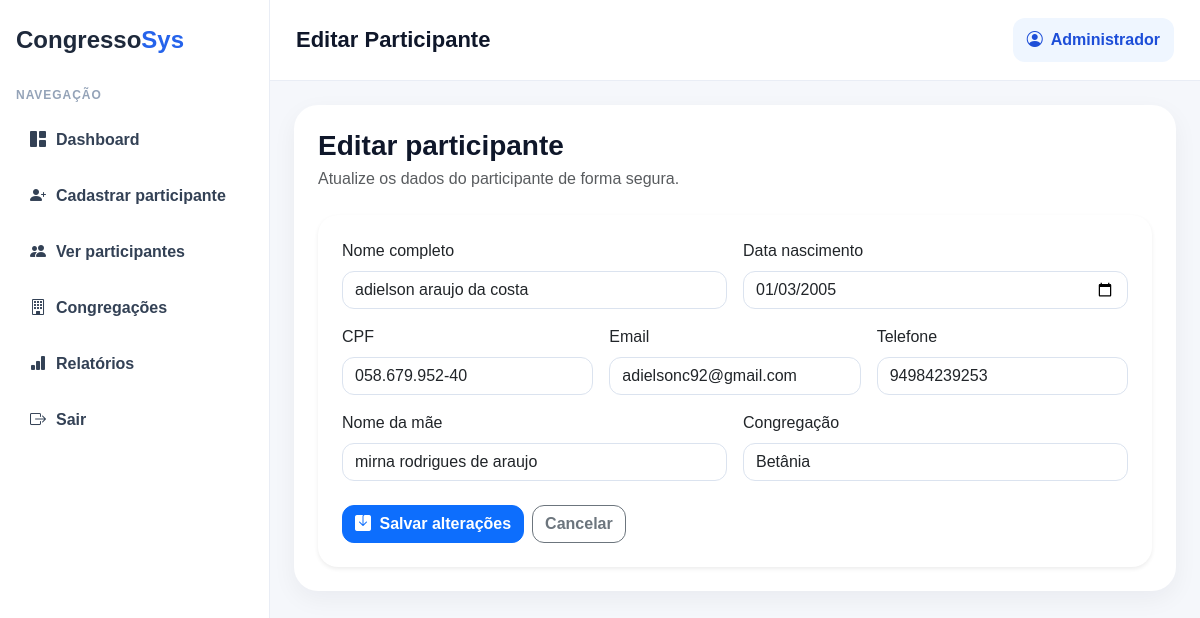
Before: /participantes/1/editar (signed in) with the older database file.
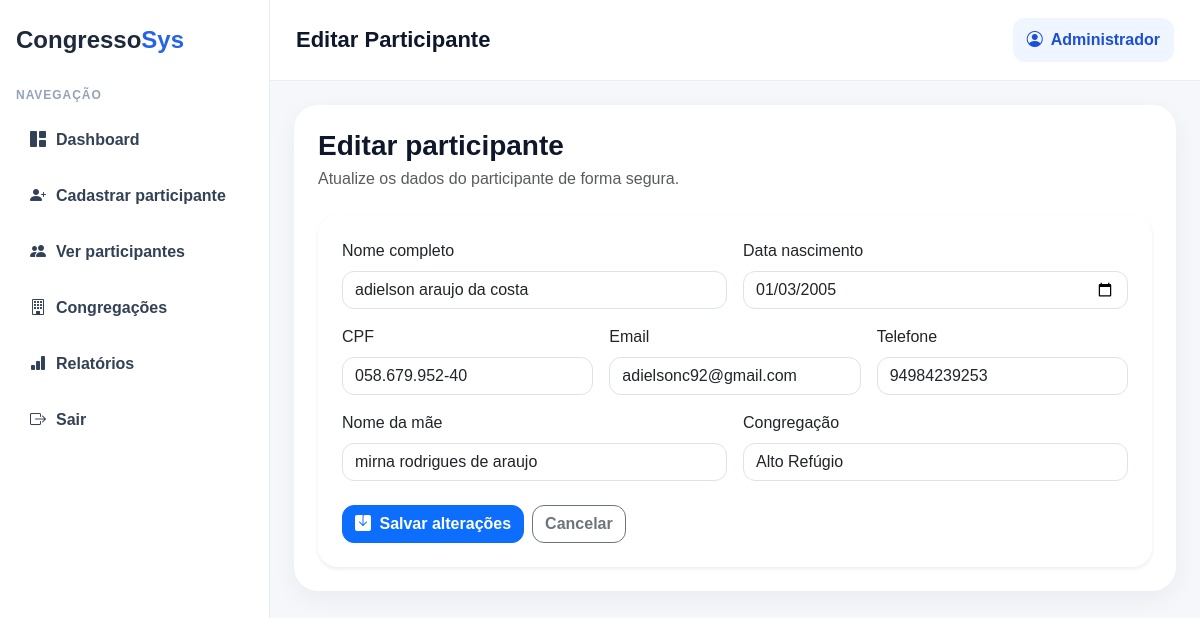
After: the same page with the newer database file.
### tables this page shows
CREATE TABLE participantes (
            id INTEGER PRIMARY KEY AUTOINCREMENT,
            nome_completo TEXT,
            data_nascimento TEXT,
            cpf TEXT UNIQUE,
            email TEXT,
            numero TEXT,
            nome_mae TEXT,
            congregacao TEXT
        );

### app.py (the view, shortened to what this page needs)
@app.route("/participantes/<int:id>/editar", methods=["GET", "POST"])
def editar_participante(id):
    if "user_id" not in session:
        return redirect("/login")
    conn = get_db()
    participante = conn.execute("""
        SELECT * FROM participantes
        WHERE id = ?
    """, (id,)).fetchone()
    if not participante:
        conn.close()
        flash("Participante não encontrado.", "danger")
        return redirect("/participantes")
    macros = conn.execute("""
        SELECT * FROM macros
        ORDER BY nome
    """).fetchall()
    conn.close()
    return render_template(
        "editar_participante.html",
        participante=participante,
        macros=macros
    )

### app.py (called while the page is built)
def get_db():
    conn = sqlite3.connect(DB_PATH)
    conn.row_factory = sqlite3.Row
    return conn

### templates/editar_participante.html (shortened to what this page needs)
{% extends "base.html" %}
{% block page_title %}Editar Participante{% endblock %}
{% block page_content %}
<div class="mb-4">
    <h3 class="mb-1 fw-bold">Editar participante</h3>
    <p class="text-muted mb-0">Atualize os dados do participante de forma segura.</p>
</div>
<div class="card p-4 shadow-sm border-0">
    <form method="POST">
        <div class="row g-3">
            <div class="col-md-6">
                <label class="form-label">Nome completo</label>
                <input type="text" name="nome_completo" class="form-control" value="{{ participante.nome_completo }}" required>
            </div>
            <div class="col-md-6">
                <label class="form-label">Data nascimento</label>
                <input type="date" name="data_nascimento" class="form-control" value="{{ participante.data_nascimento }}" required>
            </div>
            <div class="col-md-4">
                <label class="form-label">CPF</label>
                <input type="text" name="cpf" class="form-control" value="{{ participante.cpf }}" required>
            </div>
            <div class="col-md-4">
                <label class="form-label">Email</label>
                <input type="email" name="email" class="form-control" value="{{ participante.email }}">
            </div>
            <div class="col-md-4">
                <label class="form-label">Telefone</label>
                <input type="text" name="numero" class="form-control" value="{{ participante.numero }}">
            </div>
            <div class="col-md-6">
                <label class="form-label">Nome da mãe</label>
                <input type="text" name="nome_mae" class="form-control" value="{{ participante.nome_mae }}">
            </div>
            <div class="col-md-6">
                <label class="form-label">Congregação</label>
                <input type="text" name="congregacao" class="form-control" value="{{ participante.congregacao }}" required>
            </div>
        </div>
        <div class="mt-4 d-flex gap-2">
            <button class="btn btn-primary">
                <i class="bi bi-save-fill me-1"></i> Salvar alterações
            </button>
            <a href="/participantes/{{ participante.id }}" class="btn btn-outline-secondary">
                Cancelar
            </a>
        </div>
    </form>
</div>
{% endblock %}

Changed rows visible on the page:
changed participantes "adielson araujo da costa": congregacao "Betânia" → "Alto Refúgio"
